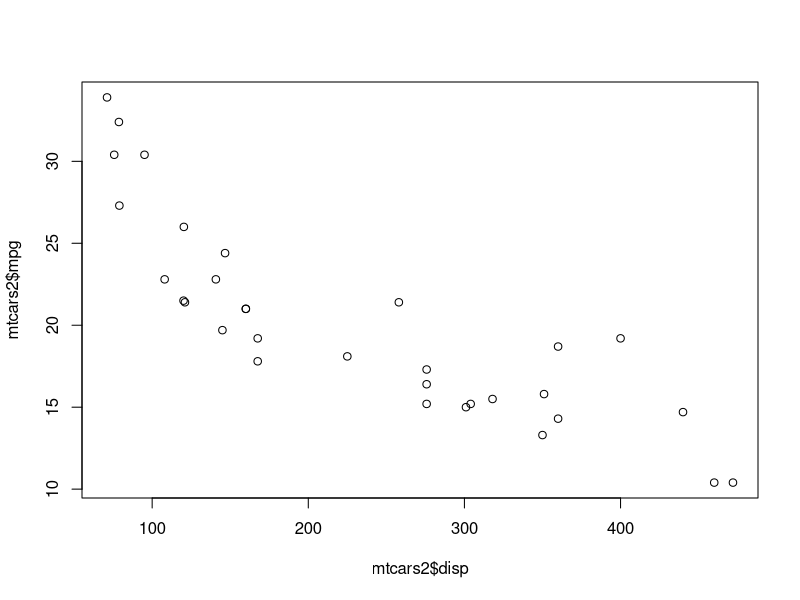
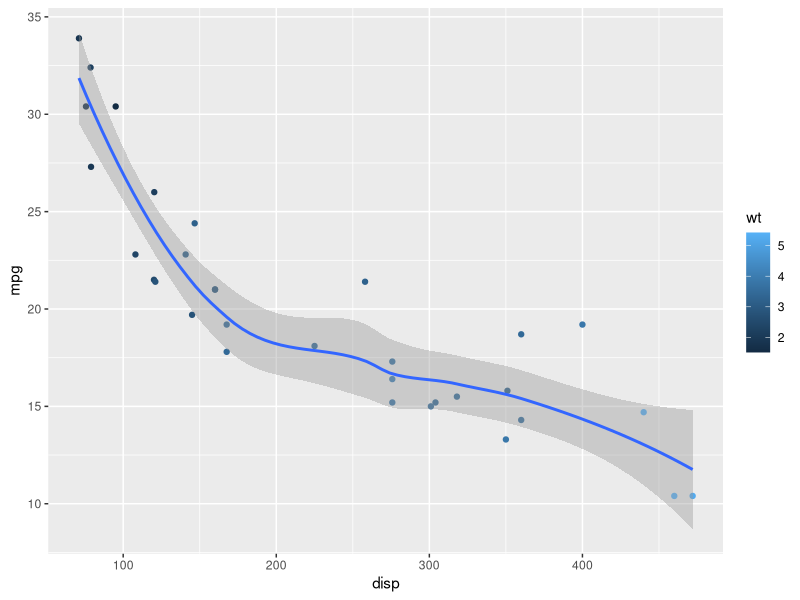

Generate these figures, in order, with R:
# Load libraries
library(ggplot2)

# Create copy of built in dataset mtcars
mtcars2 <- mtcars

# Get summary stats
summary(mtcars2)

# Convert some of the numeric data to factors and ordered factors
mtcars2$vs <- factor(mtcars2$vs, labels = c("V", "S"))
mtcars2$am <- factor(mtcars2$am, labels = c("automatic", "manual"))
mtcars2$cyl  <- ordered(mtcars2$cyl)
mtcars2$gear <- ordered(mtcars2$gear)
mtcars2$carb <- ordered(mtcars2$carb)

# Redo the summary
summary(mtcars2)

# Plot mpg vs disp using base plot
plot(mtcars2$disp, mtcars2$mpg)

# Create a nicer plot using ggplot2
ggplot(mtcars2, aes(x = disp, y = mpg)) + geom_point(aes(colour = wt)) + geom_smooth()
